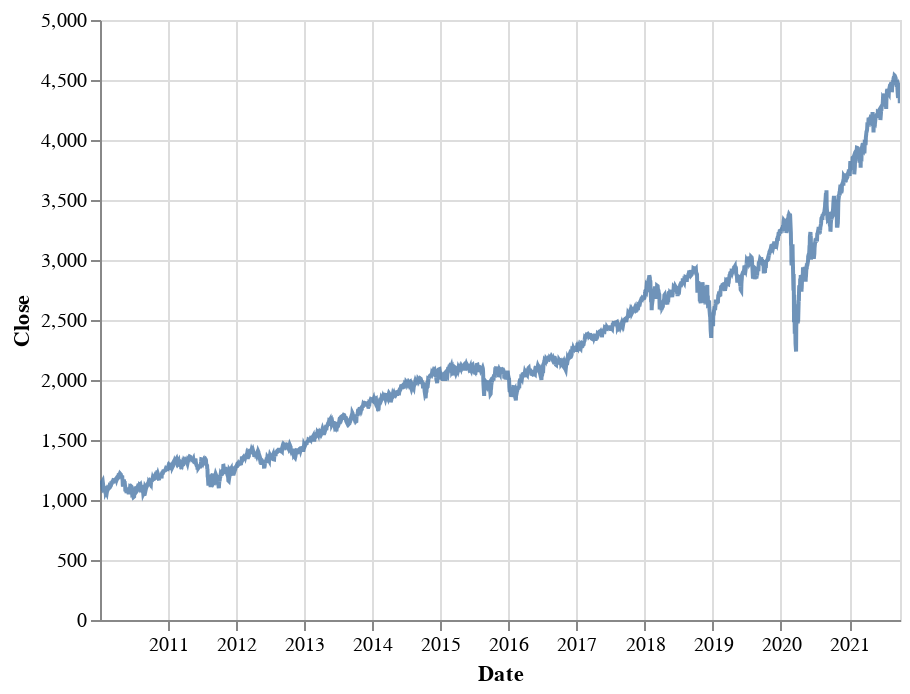

This figure's notebook cell:
### Code cell
chart

### Figure 1 — Vega-Lite specification as saved in the notebook (floating-point values rounded to 4 significant figures; data arrays with more than 128 entries replaced by an {"elided": "..."} marker saying what was removed)
{"config": {"view": {"continuousWidth": 400, "continuousHeight": 300}}, "data": {"name": "data-8e2f5459818a15ec55bfc04da48c7d6e"}, "mark": {"type": "line", "clip": true, "opacity": 0.8}, "encoding": {"x": {"type": "temporal", "field": "Date"}, "y": {"type": "quantitative", "field": "Close", "stack": null}}, "$schema": "https://vega.github.io/schema/vega-lite/v4.8.1.json", "datasets": {"data-8e2f5459818a15ec55bfc04da48c7d6e": {"elided": "2958 records"}}}
